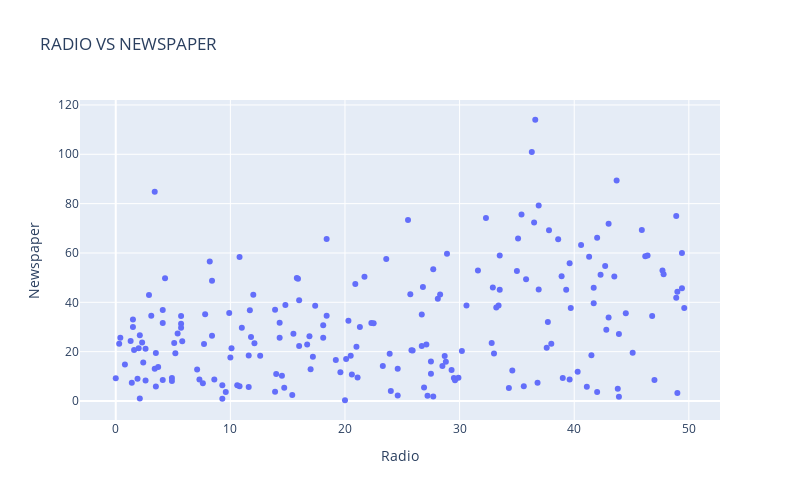

Write notebook code for a chart like this one.
### Code cell
px.scatter(spds,x="Radio",y="Newspaper",title="RADIO VS NEWSPAPER",height=500,width=800)

### Figure 1 — Plotly figure (JSON) as saved in the notebook; plotly's stock layout.template omitted (floating-point values rounded to 4 significant figures; data arrays with more than 128 entries replaced by an {"elided": "..."} marker saying what was removed)
{"data": [{"hovertemplate": "Radio=%{x}<br>Newspaper=%{y}<extra></extra>", "legendgroup": "", "marker": {"color": "#636efa", "symbol": "circle"}, "mode": "markers", "name": "", "orientation": "v", "showlegend": false, "type": "scatter", "x": {"elided": "200 float values"}, "xaxis": "x", "y": {"elided": "200 float values"}, "yaxis": "y"}], "layout": {"height": 500, "legend": {"tracegroupgap": 0}, "title": {"text": "RADIO VS NEWSPAPER"}, "width": 800, "xaxis": {"anchor": "y", "domain": [0, 1], "title": {"text": "Radio"}}, "yaxis": {"anchor": "x", "domain": [0, 1], "title": {"text": "Newspaper"}}}}
